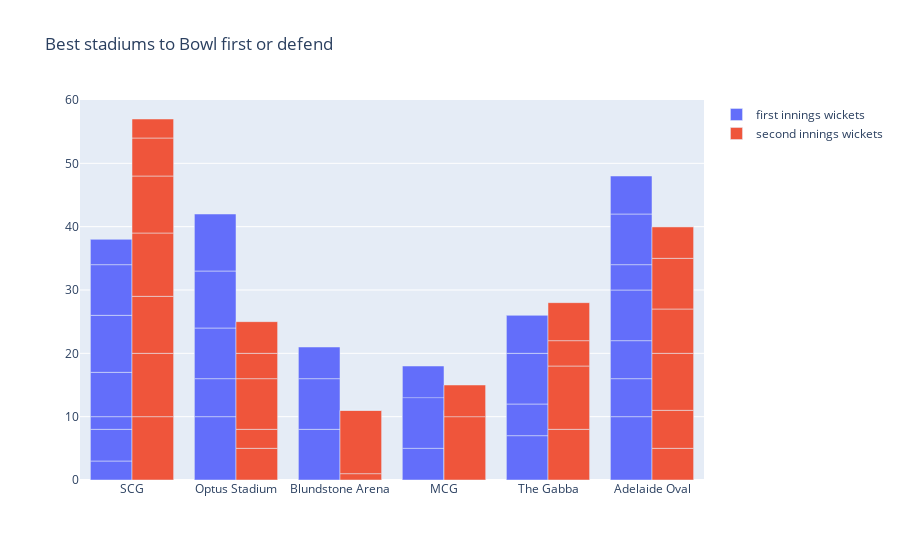

Notebook code for this chart:
### Code cell
fig = go.Figure(data=[go.Bar(
    name = 'first innings wickets',
    x = data["venue"],
    y = data["first innings wickets"]
   ),
                       go.Bar(
    name = 'second innings wickets',
    x = data["venue"],
    y = data["second innings wickets"]
   )
])
fig.update_layout(title = "Best stadiums to Bowl first or defend")
fig.show()

### Figure 1 — Plotly figure (JSON) as saved in the notebook; plotly's stock layout.template omitted (floating-point values rounded to 4 significant figures)
{"data": [{"name": "first innings wickets", "type": "bar", "x": ["SCG", "Optus Stadium", "Blundstone Arena", "MCG", "Blundstone Arena", "Blundstone Arena", "Optus Stadium", "MCG", "MCG", "SCG", "SCG", "Optus Stadium", "MCG", "MCG", "SCG", "The Gabba", "Optus Stadium", "Optus Stadium", "The Gabba", "The Gabba", "The Gabba", "Adelaide Oval", "Adelaide Oval", "SCG", "Adelaide Oval", "Adelaide Oval", "SCG", "Adelaide Oval", "Adelaide Oval", "MCG", "SCG", "Adelaide Oval", "MCG"], "y": [3, 10, 8, 8, 8, 5, 6, 10, null, 5, 2, 8, null, null, 7, 7, 9, 9, 5, 8, 6, 10, 6, 9, 6, 8, 8, 4, 8, 5, 4, 6, 8]}, {"name": "second innings wickets", "type": "bar", "x": ["SCG", "Optus Stadium", "Blundstone Arena", "MCG", "Blundstone Arena", "Blundstone Arena", "Optus Stadium", "MCG", "MCG", "SCG", "SCG", "Optus Stadium", "MCG", "MCG", "SCG", "The Gabba", "Optus Stadium", "Optus Stadium", "The Gabba", "The Gabba", "The Gabba", "Adelaide Oval", "Adelaide Oval", "SCG", "Adelaide Oval", "Adelaide Oval", "SCG", "Adelaide Oval", "Adelaide Oval", "MCG", "SCG", "Adelaide Oval", "MCG"], "y": [10, 5, 1, 6, 10, 0, 3, 5, null, 10, 9, 8, null, null, 10, 8, 4, 5, 10, 4, 6, 5, 6, 9, 9, 7, 6, 8, 5, 10, 3, 0, 5]}], "layout": {"title": {"text": "Best stadiums to Bowl first or defend"}}}
